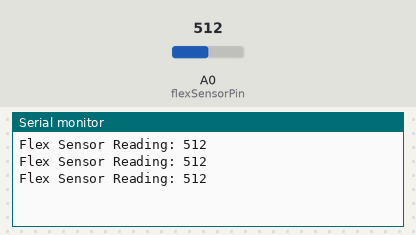
Bench run of a sketch on a simulated Arduino Uno, built with avr-gcc and run on an emulated ATmega328P. Shown: the last lines printed to the serial monitor. The inputs (shaded band) are chosen by the test bench; at power-on: A0 (flexSensorPin) = 512.

Above: at 1.3 s.
1.4 s: A0 (flexSensorPin) set to 716
At 1.9 s:
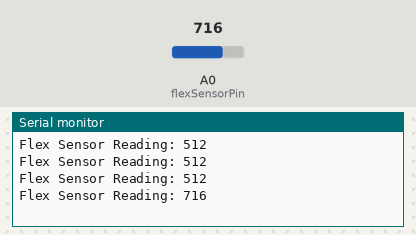
2.9 s: A0 (flexSensorPin) set to 900
At 3.4 s:
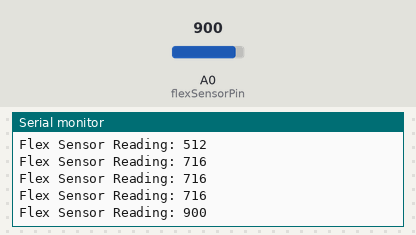
Timing chart, 0 to 5.9 s (numbered marks = the images above; inputs shaded):
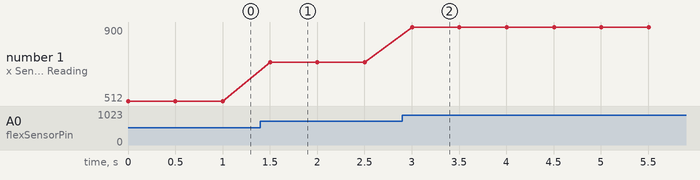

The sketch:

sensor_check.ino
```cpp
// Define the pin for the flex sensor
const int flexSensorPin = A0; // Change to your analog pin

void setup() {
  // Start the serial communication
  Serial.begin(9600);
}

void loop() {
  // Read the value from the flex sensor
  int flexValue = analogRead(flexSensorPin);

  // Print the value to the Serial Monitor
  Serial.print("Flex Sensor Reading: ");
  Serial.println(flexValue);

  // Wait a bit before the next reading
  delay(500);
}
```

Measured:
- after the input at 1.4 s, the serial monitor: prints a new line after 0.10 s (image 1)
- after the input at 2.9 s, the serial monitor: prints a new line after 0.10 s (image 2)
- plotted number 1: 512 → 716 after the input at 1.4 s, 716 → 900 after the input at 2.9 s
